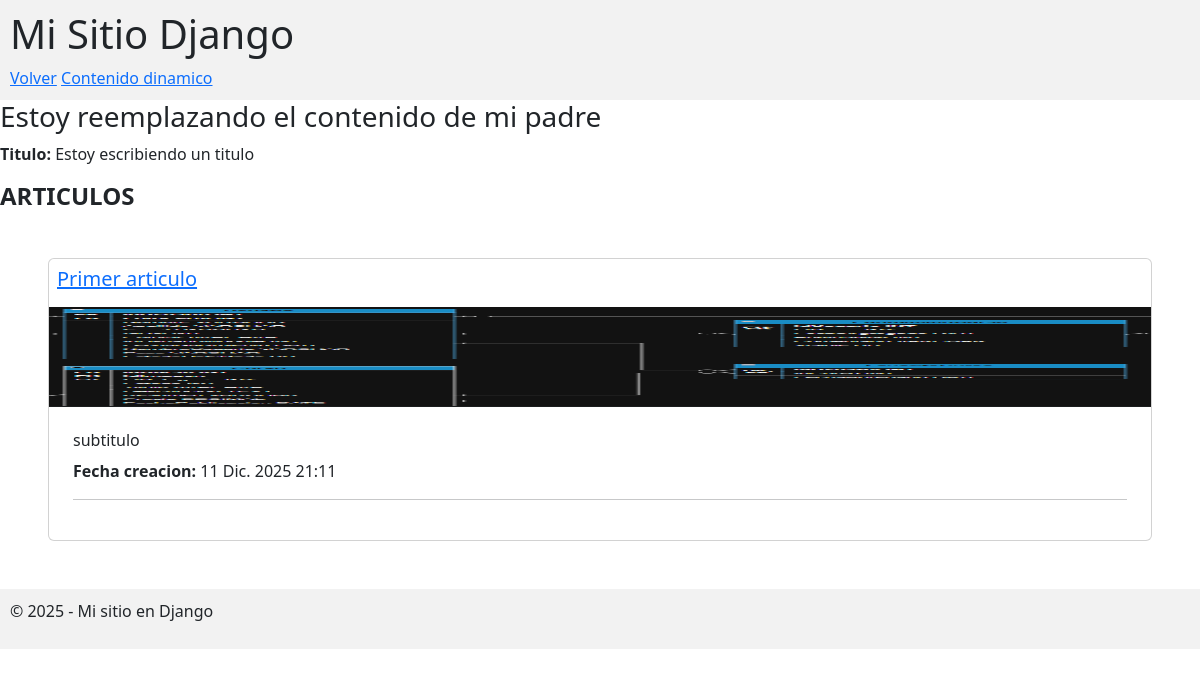
The app's page /articulo/ with its own data.
### app/mi_primer_app/models.py (models this page shows, shortened)
class Articulo(models.Model):
    id_articulo = models.AutoField(primary_key=True)
    titulo = models.CharField(max_length=50)
    subtitulo = models.CharField(max_length=100)
    contenido = models.TextField(max_length=5000)
    fecha_creacion = models.DateTimeField(auto_now_add=True)
    habilitado = models.BooleanField(default=True)
    usuario = models.ForeignKey(Usuario, on_delete=models.CASCADE, blank=True, null=True)
    imagen = models.ImageField(upload_to='articulos/', blank=True, null=True)
    def url_articulo(self):
        return  reverse_lazy('articulo:detalle', kwargs={'pk':self.pk})

### app/mi_primer_app/views.py (the view)
# urls.py: path('', ListaArticulos.as_view() , name='ver-todos'),
class ListaArticulos(ListView):
    model = Articulo
    template_name = 'hijo.html'
    context_object_name = 'articulos'

### templates/hijo.html (shortened to what this page needs)
{% extends 'base/base.html' %}
{% load static %}
{% block contenido %}
<h3>Estoy reemplazando el contenido de mi padre</h3>
<p><strong>Titulo:</strong> Estoy escribiendo un titulo</p>
<h4><strong>ARTICULOS {{ titulo }}</strong></h4>
{% for articulo in articulos %}
{% if articulo.habilitado %}
<div class="card m-5">
    <div class="card-title m-2">
        <a href="{{ articulo.url_articulo }}">
            <h5>{{ articulo.titulo }}</h5>
        </a>
    </div>
    {% if articulo.imagen != None %}
    <img src="{{ articulo.imagen.url }}" style="max-height: 100px; width: 100%;">
    {% endif %}
    <div class="card-body m-2">
        <h6>{{ articulo.subtitulo }}</h6>
        <p><strong>Fecha creacion: </strong> {{ articulo.fecha_creacion }}</p>
        <hr>
    </div>
</div>
{% endif %}
{% endfor %}
{% endblock %}

### static/css/estilos.css (style rules this page uses)
body { font-family: Arial, sans-serif; margin: 20px; }

### records on screen
Articulo: titulo "Primer articulo", imagen (picture), subtitulo "subtitulo", fecha_creacion "11 Dic. 2025 21:11"
